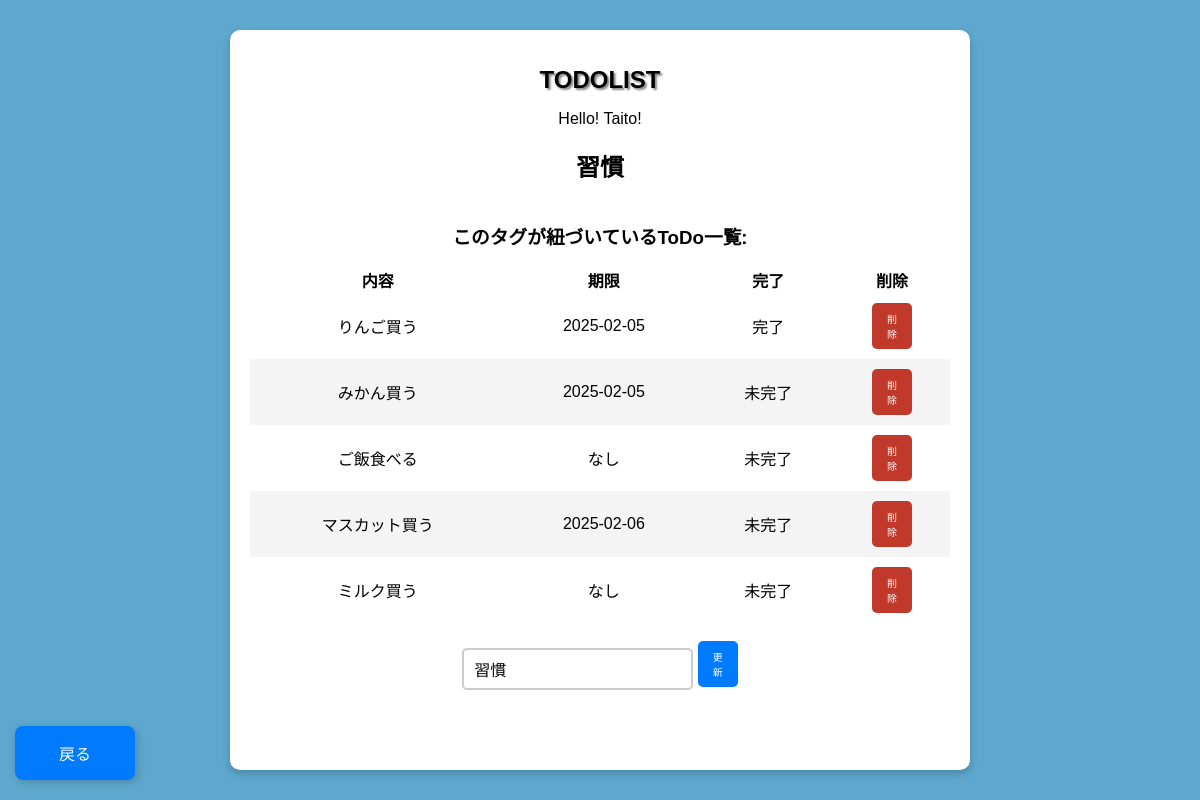
Screenshot of /tag/4 with the database file from the repository.
### app/database/table/models.py (models this page shows)
class Tag(Base):
    __tablename__ = 'tag'
    __table_args__ = {
        'comment': 'tagの内容を管理するテーブル'
    }
    id   = Column('tag_id', Integer, primary_key=True, autoincrement=True)
    desc = Column('description', String(200), nullable=False)
    settings = relationship("Set", back_populates="tag", cascade="all, delete-orphan")

class Todo(Base):
    __tablename__ = 'todo'
    __table_args__ = {
        'comment': 'todoの内容を管理するテーブル'
    }
    id   = Column('todo_id', Integer, primary_key=True, autoincrement=True)
    box  = Column('box', String(200), nullable=False)
    date = Column('date', Date, nullable=True)  # 現在時刻をデフォルトに設定
    completed = Column('completed', Boolean, default=False)
    settings = relationship("Set", back_populates="todo", cascade="all, delete-orphan")

### app/routes/tag.py (the view)
@router.get("/tag/{tag_id}")
async def read_tag(request: Request, tag_id: int):
    tag = db.query(Tag).filter(Tag.id == tag_id).first()
    if not tag:
        return RedirectResponse(url="/error/tag")
    related_todos = (
        db.query(Todo)
        .join(Set, Set.todo_id == Todo.id)
        .filter(Set.tag_id == tag_id)
        .all()
    )
    return templates.TemplateResponse("tag.html", {
        "request": request,
        "name": "Taito!",
        "tag": tag,
        "tag_id": tag_id,
        "related_todos": related_todos  # 紐づくToDoリストを渡す
    })

### app/templates/tag.html (shortened to what this page needs)
{% extends "layout.html" %}
{% block content %}
    <h2>{{ tag.desc }}</h2>
    <h3>このタグが紐づいているToDo一覧:</h3>
    <table style="border-collapse: separate; border-spacing: 0;">
        <thead>
            <tr>
                <th>内容</th>
                <th>期限</th>
                <th>完了</th>
                <th>削除</th>
            </tr>
        </thead>
        <tbody id="todo-list">
            {% for todo in related_todos %}
            <tr>
                <td>
                    <a href="/todo/{{ todo.id }}" style="color: black; text-decoration: none;">
                        {{ todo.box }}
                    </a>
                </td>
                <td>{{ todo.date if todo.date else 'なし' }}</td>
                <td>{{ '完了' if todo.completed else '未完了' }}</td>
                <td>
                    <button onclick="deleteTodo('{{ todo.id }}')" class="remove-btn">
                        削除
                    </button>
                </td>
            </tr>
            {% endfor %}
        </tbody>
    </table>
    <br>
    <form id="tag-updateform" class="tag-updateform" data-tag-id="{{ tag.id }}">
        <input type="text" id="update-tagdesc" class="tag-updateinput" placeholder="Tagを入力" name="tagdesc" required value="{{ tag.desc }}">
        <button type="submit" class="add-button">更新</button>
    </form>
    <a href="/tag" class="back-button">戻る</a>
{% endblock %}

### app/templates/layout.html (shortened to what this page needs)
<!DOCTYPE html>
<html lang="ja">
<head>
    <link rel="stylesheet" href="/app/static/css/styles.css">
</head>
<body>
    <div class="background">
        <h1>TODOLIST</h1>
        <div style="display: flex; flex-direction: column; min-height: 80vh">
            <div>
                Hello! {{ name }}
            </div>
        {%- block content %}{% endblock %}
        </div>
    </div>
</body>
</html>

### app/static/css/styles.css (style rules this page uses)
body { font-family: Arial, sans-serif; background-color: #5ea8cf; display: flex; justify-content: center; align-items: center; height: 100vh; margin: 0; }
.background { background: white; padding: 20px; border-radius: 10px; box-shadow: 0 4px 8px rgba(0, 0, 0, 0.2); text-align: center; width: 700px; }
h1 { font-size: 24px; font-weight: bold; text-shadow: 2px 2px 2px #888; }
input { flex: 1; padding: 10px; border: 2px solid #ccc; border-radius: 5px; font-size: 16px; }
button { background-color: #3498db; color: white; border: none; padding: 10px; cursor: pointer; border-radius: 5px; font-size: 20px; width: 40px; }
.remove-btn { padding: 8px 15px; font-size: 10px; background-color: #c0392b; color: white; border: none; border-radius: 5px; cursor: pointer; transition: background-color 0.3s ease; }
.back-button { text-decoration: none; position: fixed; bottom: 20px; left: 15px; width: 40px; background-color: #007bff; color: white; border: none; padding: 15px 40px; border-radius: 8px; font-size: 16px; cursor: pointer; box-shadow: 2px 2px 10px rgba(0, 0, 0, 0.2); transition: background-color 0.3s ease; display: flex; align-items: center; justify-content: center; }
.add-button { padding: 8px 15px; font-size: 10px; background-color: #007bff; color: white; border: none; border-radius: 5px; cursor: pointer; transition: background-color 0.3s ease; }
table { width: 100%; border-spacing: 0; }
#todo-list tr:nth-child(even) { background-color: #f4f4f4; }
#todo-list tr:nth-child(odd) { background-color: #ffffff; }
#todo-list tr { border-bottom: 1px solid #ccc; }
#todo-list tr:last-child { border-bottom: none; }
td { padding: 10px; }

### rows the page displays
Tag: desc "習慣", tagdesc "習慣"
Todo: box "りんご買う", date "2025-02-05", completed "完了"
Todo: box "みかん買う", date "2025-02-05", completed "未完了"
Todo: box "ご飯食べる", date "なし", completed "未完了"
Todo: box "マスカット買う", date "2025-02-06", completed "未完了"
Todo: box "ミルク買う", date "なし", completed "未完了"

### other values shown
{{ name }} "Taito!"
